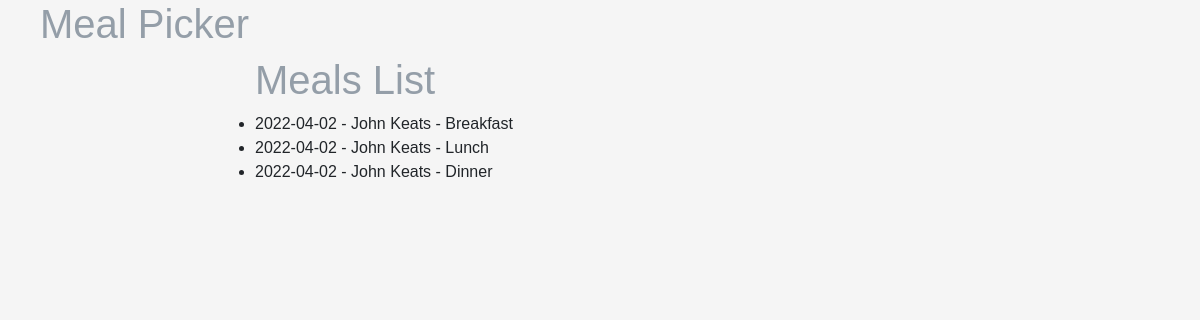
/meals/meal_list/, run on the app's committed database.
### meals/models.py (models this page shows, shortened)
class Meal(models.Model):
    BREAKFAST = "BR"
    LUNCH = "LU"
    DINNER = "DI"
    MEAL_TYPE = [
        (BREAKFAST, "Breakfast"),
        (LUNCH, "Lunch"),
        (DINNER, "Dinner"),
    ]
    day = models.DateField()
    user = models.ForeignKey(User, on_delete=models.CASCADE)
    meal_type = models.CharField(
        max_length=2,
        choices=MEAL_TYPE,
        default=BREAKFAST,
    )
    class Meta:
        constraints = [models.constraints.UniqueConstraint(
            fields=["day", "user", "meal_type"], name="one_meal_per_person"
        )]
    def meal_description(self):
        return next((x[1] for x in self.MEAL_TYPE if self.meal_type == x[0]))
    def __str__(self):
        return (
            self.day.strftime("%Y-%m-%d")
            + " - "
            + self.user.first_name
            + " "
            + self.user.last_name
            + " - "
            + self.meal_description()
        )

### meals/views.py (the view)
# urls.py: path("meal_list/", views.MealsListView.as_view(), name="meals"),
class MealsListView(ListView):
    model = Meal

### meals/templates/meals/meal_list.html
{% extends "base_generic.html" %}
{% block content %}
<h1>Meals List</h1>
{% if meal_list %}
<ul>
    {% for meal in meal_list %}
    <li>
        {{ meal }}
    </li>
    {% endfor %}
</ul>
{% else %}
<p>There are no meals.</p>
{% endif %}
{% endblock %}

### meals/static/css/custom_style.css (style rules this page uses)
body { background-color: whitesmoke; font-size: 12; font-family: "Arial"; font-style: normal; font-variant: normal; font-weight: 400; font-stretch: normal; line-height: 1.5; }
h1 { color: hsl(210, 10%, 62%); margin-left: 40px; font-weight: 400; }

### data on the page
Meal: day+user+meal_type "2022-04-02 - John Keats - Breakfast"
Meal: day+user+meal_type "2022-04-02 - John Keats - Lunch"
Meal: day+user+meal_type "2022-04-02 - John Keats - Dinner"
